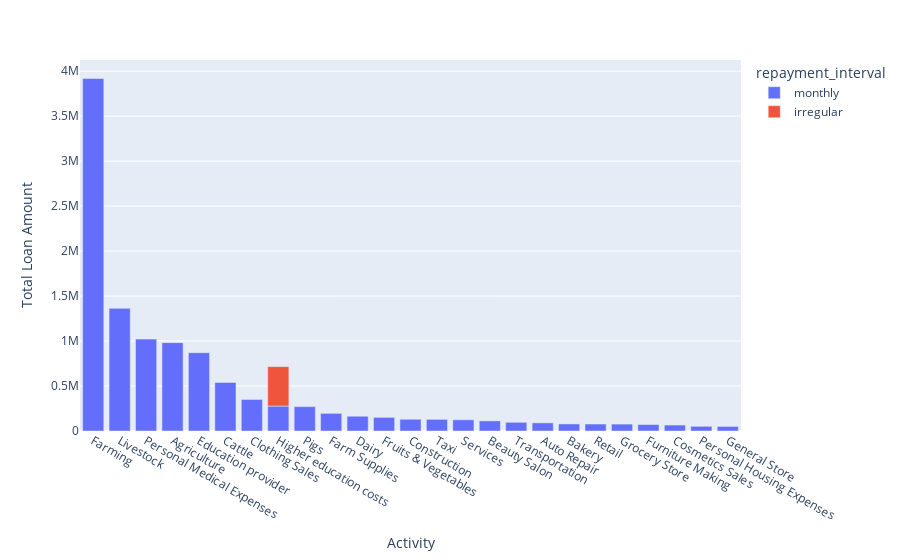

Notebook code for this chart:
### Code cell
#Visualization for loan amount per act
loan_act_vis = armenia_loans.groupby(['activity', 'repayment_interval'])[
    'loan_amount'].sum().reset_index().sort_values(
    by = 'loan_amount', ascending = False)
loan_act_vis.columns = ['activity', 'repayment_interval', 'loan_amount']

#Removing act with loans lower than 50,000
loan_act_vis = loan_act_vis[loan_act_vis['loan_amount'] >= 50000]

#Plotting
px.bar(loan_act_vis, x = 'activity', y = 'loan_amount'
       , color = 'repayment_interval', labels = {'activity': 'Activity'
                                                 , 'loan_amount': 'Total Loan Amount'})

### Figure 1 — Plotly figure (JSON) as saved in the notebook; plotly's stock layout.template omitted (floating-point values rounded to 4 significant figures)
{"data": [{"alignmentgroup": "True", "hovertemplate": "repayment_interval=monthly<br>Activity=%{x}<br>Total Loan Amount=%{y}<extra></extra>", "legendgroup": "monthly", "marker": {"color": "#636efa", "pattern": {"shape": ""}}, "name": "monthly", "offsetgroup": "monthly", "orientation": "v", "showlegend": true, "textposition": "auto", "type": "bar", "x": ["Farming", "Livestock", "Personal Medical Expenses", "Agriculture", "Education provider", "Cattle", "Clothing Sales", "Higher education costs", "Pigs", "Farm Supplies", "Dairy", "Fruits & Vegetables", "Construction", "Taxi", "Services", "Beauty Salon", "Transportation", "Auto Repair", "Bakery", "Retail", "Grocery Store", "Furniture Making", "Cosmetics Sales", "Personal Housing Expenses", "General Store"], "xaxis": "x", "y": [3917850, 1363125, 1021375, 982275, 870875, 539775, 350600, 277325, 270675, 196150, 164225, 151400, 130475, 129475, 124625, 112350, 96600, 90625, 78475, 77525, 76750, 71725, 66125, 52125, 50825], "yaxis": "y"}, {"alignmentgroup": "True", "hovertemplate": "repayment_interval=irregular<br>Activity=%{x}<br>Total Loan Amount=%{y}<extra></extra>", "legendgroup": "irregular", "marker": {"color": "#EF553B", "pattern": {"shape": ""}}, "name": "irregular", "offsetgroup": "irregular", "orientation": "v", "showlegend": true, "textposition": "auto", "type": "bar", "x": ["Higher education costs"], "xaxis": "x", "y": [438075], "yaxis": "y"}], "layout": {"autosize": true, "barmode": "relative", "legend": {"title": {"text": "repayment_interval"}, "tracegroupgap": 0}, "margin": {"t": 60}, "xaxis": {"anchor": "y", "autorange": true, "domain": [0, 1], "range": [-0.5, 24.5], "title": {"text": "Activity"}, "type": "category"}, "yaxis": {"anchor": "x", "autorange": true, "domain": [0, 1], "range": [0, 4124000.0], "title": {"text": "Total Loan Amount"}, "type": "linear"}}}
